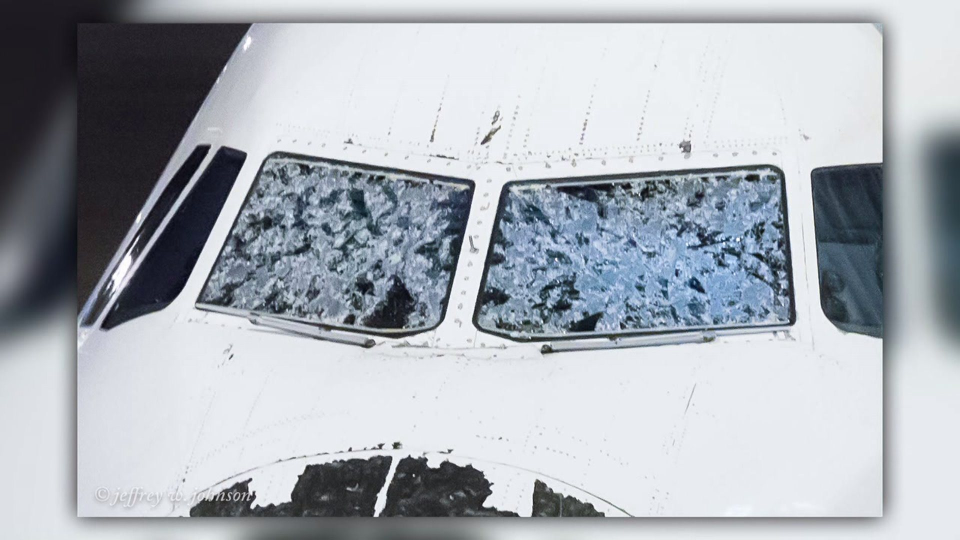
#> input picture images/11.jpg, 1920 x 1080 px (shown at 1/2 size); its folder holds 6 pictures in this run
$ jupyter execute --allow-errors Models.ipynb   (shell and % lines are left out)
#> lines starting #> are read from the running program, lines starting #| are printed output that depends on the picture
#> (reads hog_svc_classifier.npy from the repository)
[cell 1]
import cv2
import numpy as np
import os
import xml.etree.ElementTree as ET
import pywt
import matplotlib.pyplot as plt
from skimage.morphology import skeletonize
import dlib
from skimage.transform import pyramid_gaussian
from sklearn.externals import joblib
from skimage import color
from imutils.object_detection import non_max_suppression
from skimage.feature import hog
import imutils
import glob

[cell 2]
cwd = os.getcwd()
images = os.listdir(cwd+"/images/")
#> (the rest of this cell did not finish here and is left out)

[cell 3]
# [50 lines left out: functions data_extractor, w2d, image_pipeline, sliding_window, not called in this run]

[cell 4]
labels = []
train_imgs_custom = []
hog_fd = []

orientations = 9
pixels_per_cell = (8, 8)
cells_per_block = (2,2)
threshold = .3

org_imgs_copy = []
#> (the rest of this cell did not finish here and is left out)

[cell 5]
print(labels)

#> (a cell that did not finish here is left out)

#> (a cell that did not finish here is left out)

## Model

#> (a cell that did not finish here is left out)

#> (a cell that did not finish here is left out)

#> (a cell that did not finish here is left out)

#> (a cell that did not finish here is left out)

## Metrics

[[16  0  0  0]
 [ 0  2  5  0]
 [ 0  1  5  0]
 [ 0  0  1  1]]
              precision    recall  f1-score   support

         0.0       1.00      1.00      1.00        16
         1.0       0.67      0.29      0.40         7
         2.0       0.45      0.83      0.59         6
         3.0       1.00      0.50      0.67         2

    accuracy                           0.77        31
   macro avg       0.78      0.65      0.66        31
weighted avg       0.82      0.77      0.76        31

=================LINEAR======================
[[16  0  0  0]
 [ 0  6  1  0]
 [ 0  2  4  0]
 [ 0  0  1  1]]
              precision    recall  f1-score   support

         0.0       1.00      1.00      1.00        16
         1.0       0.75      0.86      0.80         7
         2.0       0.67      0.67      0.67         6
         3.0       1.00      0.50      0.67         2

    accuracy                           0.87        31
   macro avg       0.85      0.76      0.78        31
weighted avg       0.88      0.87      0.87        31

=================kNN======================
[[16  0  0  0]
 [ 1  4  2  0]
 [ 2  1  3  0]
 [ 1  0  0  1]]
              precision    recall  f1-score   support

         0.0       0.80      1.00      0.89        16
         1.0       0.80      0.57      0.67         7
         2.0       0.60      0.50      0.55         6
         3.0       1.00      0.50      0.67         2

    accuracy                           0.77        31
   macro avg       0.80      0.64      0.69        31
weighted avg       0.77      0.77      0.76        31

[cell 12]
classifier_save_name = 'hog_svc_classifier.npy'
#> (the rest of this cell did not finish here and is left out)

## Inference

#> (a cell that did not finish here is left out)

[cell 14]
scale = 0
detections = []
# read the image you want to detect the object in:
img= cv2.imread(cwd+"/images/"+"11.jpg")
#> img is the input picture: shape (1080, 1920, 3); mean B, G, R 182.3, 174.9, 169.4
#img = cv2.resize(img, (300,300))
# defining the size of the sliding window (has to be, same as the size of the image in the training data)
(winW, winH)= (128,128)
windowSize=(winW,winH)
downscale=1.5

win = []
resz = []

[cell 15]
from skimage.feature import hog
from skimage.transform import pyramid_gaussian
from sklearn.externals import joblib
from skimage import color
from imutils.object_detection import non_max_suppression
import imutils
import numpy as np
import cv2
import os
import glob

#Define HOG Parameters
# change them if necessary to orientations = 8, pixels per cell = (16,16), cells per block to (1,1) for weaker HOG
orientations = 9
pixels_per_cell = (8, 8)
cells_per_block = (2, 2)
threshold = .3

# define the sliding window:
# [4 lines left out: function sliding_window, not called in this run]

# Upload the saved svm model:
#> (the rest of this cell did not finish here and is left out)

## Results

[cell 16]
fig=plt.figure(figsize=(20, 20))
columns = 2
rows = 4

img = cv2.imread("images/15.jpg")
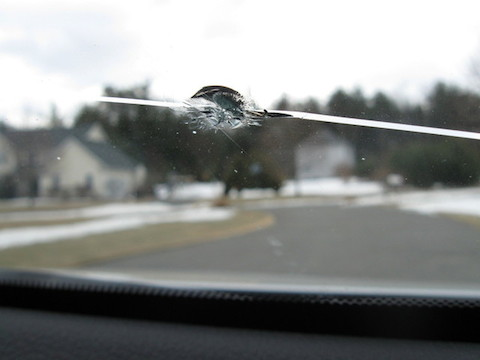
#> input picture images/15.jpg, 480 x 360 px
#> img is the input picture: shape (360, 480, 3); mean B, G, R 137.8, 139.2, 137.1
fig.add_subplot(rows, columns, 1)
plt.imshow(img)
img = cv2.imread("ex1.png")
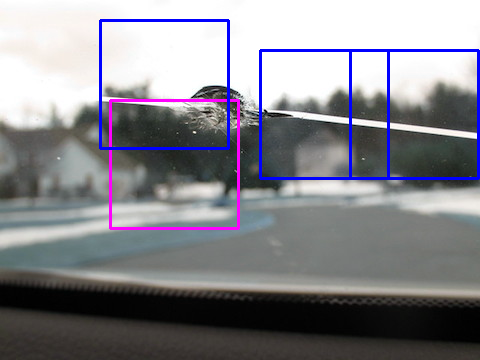
#> input picture ex1.png, 480 x 360 px
#> img is the input picture: shape (360, 480, 3); mean B, G, R 140.5, 133.9, 134.8
fig.add_subplot(rows, columns, 2)
plt.imshow(img)

img = cv2.imread("images/50.jpg")
fig.add_subplot(rows, columns, 3)
#> (the rest of this cell did not finish here and is left out)
